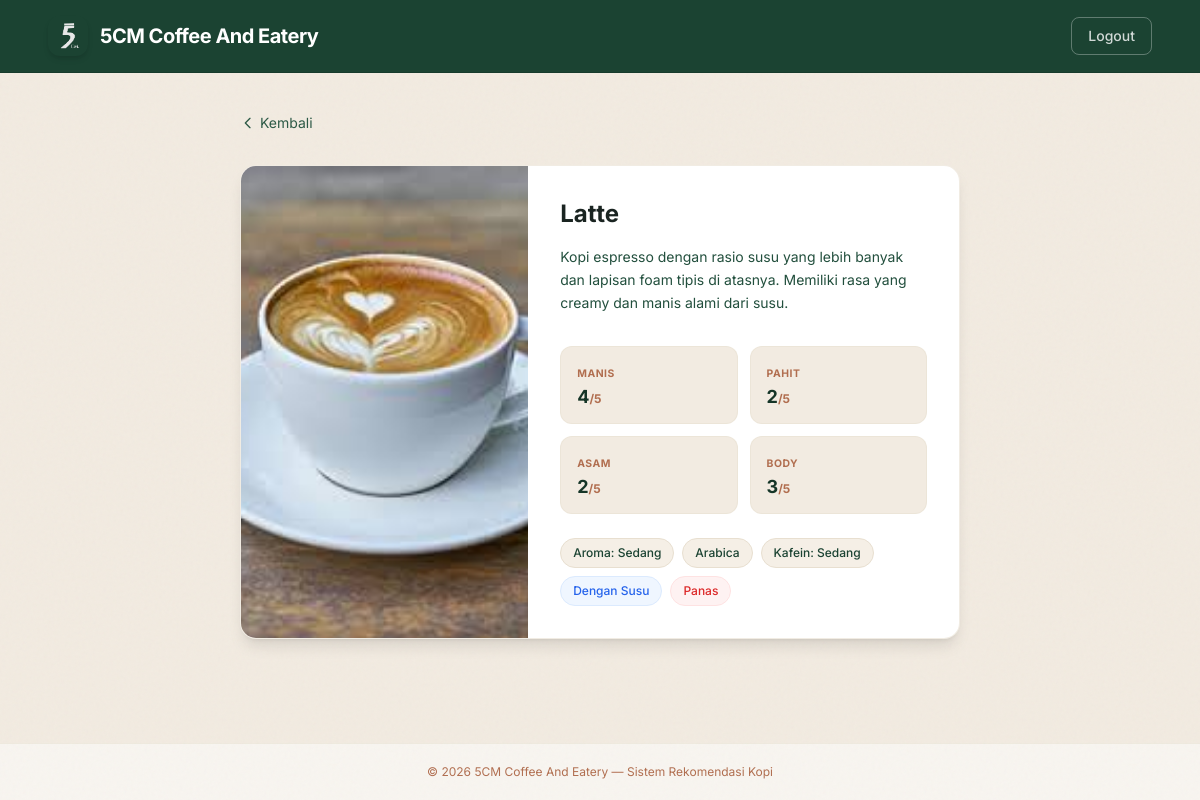
Before: /coffee/1/ (signed in) with the older database file.
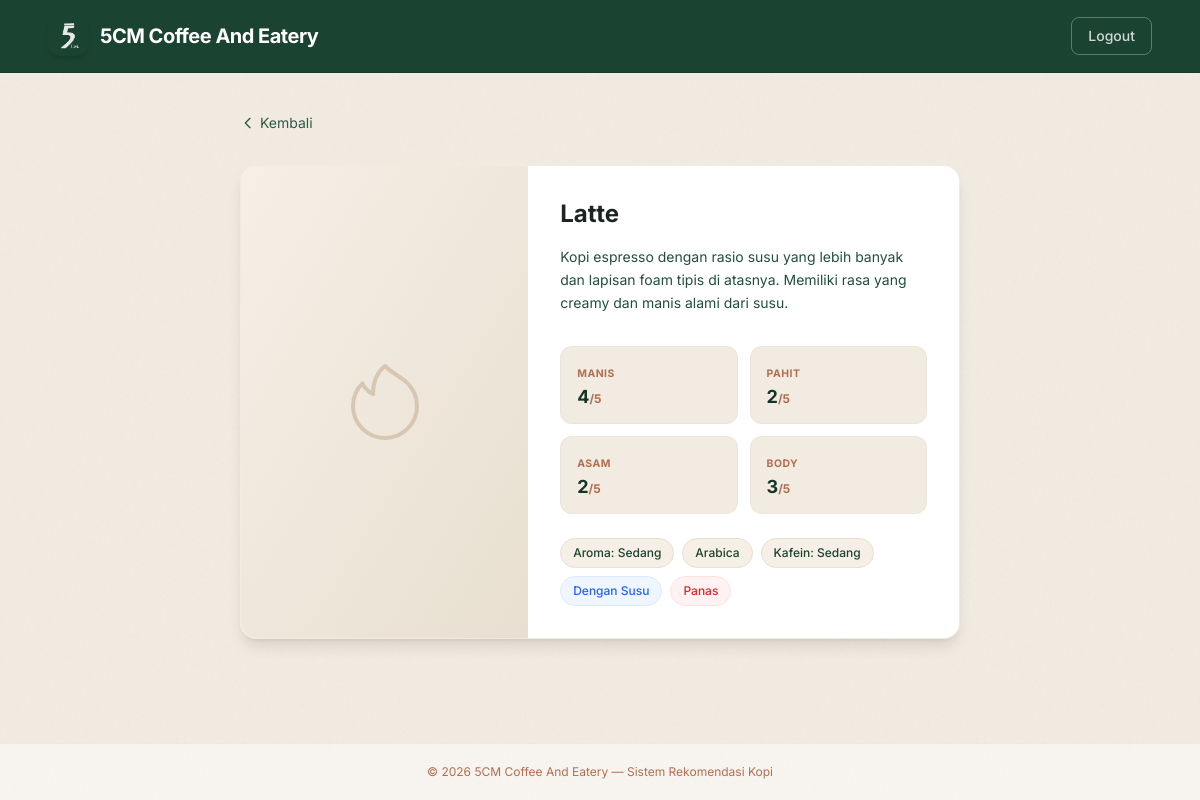
After: the same page with the newer database file.
### recommendation/models.py (models this page shows, shortened)
class MenuKopi(models.Model):
    id_menu = models.AutoField(primary_key=True)
    nama_menu = models.CharField(max_length=100)
    kemanisan = models.IntegerField(help_text="Skala 1-5")
    kepahitan = models.IntegerField(help_text="Skala 1-5")
    keasaman = models.IntegerField(help_text="Skala 1-5")
    body = models.IntegerField(help_text="Skala 1-5")
    aroma = models.IntegerField(help_text="Skala 1-3")
    susu = models.BooleanField(default=False, help_text="0/1")
    suhu = models.BooleanField(default=True, help_text="0=dingin, 1=panas")
    jenis = models.IntegerField(help_text="Kategori")
    kafein = models.IntegerField(help_text="Level")
    description = models.TextField(blank=True, null=True) # Tambahan untuk UI
    image = models.ImageField(upload_to='coffee_images/', blank=True, null=True) # Tambahan untuk UI
    class Meta:
        db_table = 'menu_kopi'
        verbose_name = 'Menu Kopi'
        verbose_name_plural = 'Menu Kopi'

### recommendation/views.py (the view)
# urls.py: path('coffee/<int:pk>/', views.coffee_detail, name='coffee_detail'),
@login_required
def coffee_detail(request, pk):
    menu = get_object_or_404(MenuKopi, pk=pk)
    return render(request, 'recommendation/coffee_detail.html', {'menu': menu})

### recommendation/templates/recommendation/coffee_detail.html (shortened to what the changed rows need)
{% extends 'base.html' %}
{% block content %}
<div class="max-w-3xl mx-auto px-6 py-10 animate-fade-in">
    <div class="bg-white rounded-2xl shadow-lg border border-coffee-100/60 overflow-hidden">
        <div class="flex flex-col md:flex-row">
            <div class="md:w-2/5 aspect-square bg-gradient-to-br from-coffee-50 to-coffee-100 flex items-center justify-center relative overflow-hidden">
                {% if menu.image %}
                    <img src="{{ menu.image.url }}" alt="{{ menu.nama_menu }}" class="w-full h-full object-cover">
                {% else %}
                    <div class="flex flex-col items-center gap-2 text-coffee-200">
                    </div>
                {% endif %}
            </div>
            <div class="md:w-3/5 p-8 flex flex-col justify-center">
                <h2 class="text-2xl font-bold text-coffee-800 mb-4">{{ menu.nama_menu }}</h2>
                <p class="text-sm text-coffee-500 leading-relaxed mb-8">{{ menu.description }}</p>
                <div class="grid grid-cols-2 gap-3">
                    <div class="bg-cream-50 rounded-xl px-4 py-3 border border-coffee-100/50">
                        <span class="text-[0.65rem] font-bold text-coffee-300 uppercase tracking-wider">Manis</span>
                        <div class="text-lg font-bold text-coffee-700">{{ menu.kemanisan }}<span class="text-xs text-coffee-300">/5</span></div>
                    </div>
                    <div class="bg-cream-50 rounded-xl px-4 py-3 border border-coffee-100/50">
                        <span class="text-[0.65rem] font-bold text-coffee-300 uppercase tracking-wider">Pahit</span>
                        <div class="text-lg font-bold text-coffee-700">{{ menu.kepahitan }}<span class="text-xs text-coffee-300">/5</span></div>
                    </div>
                    <div class="bg-cream-50 rounded-xl px-4 py-3 border border-coffee-100/50">
                        <span class="text-[0.65rem] font-bold text-coffee-300 uppercase tracking-wider">Asam</span>
                        <div class="text-lg font-bold text-coffee-700">{{ menu.keasaman }}<span class="text-xs text-coffee-300">/5</span></div>
                    </div>
                    <div class="bg-cream-50 rounded-xl px-4 py-3 border border-coffee-100/50">
                        <span class="text-[0.65rem] font-bold text-coffee-300 uppercase tracking-wider">Body</span>
                        <div class="text-lg font-bold text-coffee-700">{{ menu.body }}<span class="text-xs text-coffee-300">/5</span></div>
                    </div>
                </div>
                <div class="flex flex-wrap gap-2 mt-6">
                    <span class="text-xs bg-coffee-50 text-coffee-600 px-3 py-1.5 rounded-full font-medium border border-coffee-100">
                    </span>
                    <span class="text-xs bg-coffee-50 text-coffee-600 px-3 py-1.5 rounded-full font-medium border border-coffee-100">
                    </span>
                    <span class="text-xs bg-coffee-50 text-coffee-600 px-3 py-1.5 rounded-full font-medium border border-coffee-100">
                    </span>
                    {% if menu.susu %}
                    <span class="text-xs bg-blue-50 text-blue-600 px-3 py-1.5 rounded-full font-medium border border-blue-100">Dengan Susu</span>
                    {% endif %}
                    <span class="text-xs {% if menu.suhu %}bg-red-50 text-red-600 border-red-100{% else %}bg-sky-50 text-sky-600 border-sky-100{% endif %} px-3 py-1.5 rounded-full font-medium border">
                    </span>
                </div>
            </div>
        </div>
    </div>
</div>
{% endblock %}

Changed rows visible on the page:
changed MenuKopi "Latte": image "coffee_images/images.jpg" → empty (drawn); image: picture removed
